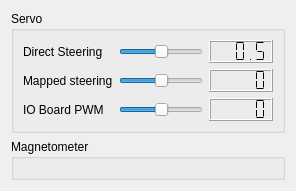
       <widget class="QWidget" name="tab_4">
        <property name="enabled">
         <bool>true</bool>
        </property>
        <attribute name="icon">
         <iconset resource="resources.qrc">
          <normaloff>:/models/Icons/Magnet-96.png</normaloff>:/models/Icons/Magnet-96.png</iconset>
        </attribute>
        <attribute name="title">
         <string/>
        </attribute>
        <attribute name="toolTip">
         <string>Calibration</string>
        </attribute>
        <layout class="QVBoxLayout" name="verticalLayout_9">
         <item>
          <widget class="QGroupBox" name="groupBox_3">
           <property name="title">
            <string>Servo</string>
           </property>
           <layout class="QVBoxLayout" name="verticalLayout_7">
            <item>
             <layout class="QGridLayout" name="gridLayout">
              <item row="0" column="2">
               <widget class="QLCDNumber" name="servoDirectNumber">
                <property name="segmentStyle">
                 <enum>QLCDNumber::Flat</enum>
                </property>
                <property name="value" stdset="0">
                 <double>0.500000000000000</double>
                </property>
               </widget>
              </item>
              <item row="1" column="0">
               <widget class="QLabel" name="label_3">
                <property name="text">
                 <string>Mapped steering</string>
                </property>
               </widget>
              </item>
              <item row="1" column="1">
               <widget class="QSlider" name="servoMappedSlider">
                <property name="minimum">
                 <number>-1000</number>
                </property>
                <property name="maximum">
                 <number>1000</number>
                </property>
                <property name="singleStep">
                 <number>10</number>
                </property>
                <property name="value">
                 <number>0</number>
                </property>
                <property name="orientation">
                 <enum>Qt::Horizontal</enum>
                </property>
               </widget>
              </item>
              <item row="0" column="0">
               <widget class="QLabel" name="label_2">
                <property name="text">
                 <string>Direct Steering</string>
                </property>
               </widget>
              </item>
              <item row="0" column="1">
               <widget class="QSlider" name="servoDirectSlider">
                <property name="minimum">
                 <number>0</number>
                </property>
                <property name="maximum">
                 <number>1000</number>
                </property>
                <property name="singleStep">
                 <number>10</number>
                </property>
                <property name="value">
                 <number>500</number>
                </property>
                <property name="orientation">
                 <enum>Qt::Horizontal</enum>
                </property>
               </widget>
              </item>
              <item row="1" column="2">
               <widget class="QLCDNumber" name="servoMappedNumber">
                <property name="segmentStyle">
                 <enum>QLCDNumber::Flat</enum>
                </property>
                <property name="value" stdset="0">
                 <double>0.000000000000000</double>
                </property>
               </widget>
              </item>
              <item row="2" column="0">
               <widget class="QLabel" name="label_9">
                <property name="text">
                 <string>IO Board PWM</string>
                </property>
               </widget>
              </item>
              <item row="2" column="1">
               <widget class="QSlider" name="ioBoardPwmSlider">
                <property name="maximum">
                 <number>1000</number>
                </property>
                <property name="singleStep">
                 <number>10</number>
                </property>
                <property name="value">
                 <number>500</number>
                </property>
                <property name="orientation">
                 <enum>Qt::Horizontal</enum>
                </property>
               </widget>
              </item>
              <item row="2" column="2">
               <widget class="QLCDNumber" name="ioBoardPwmNumber">
                <property name="segmentStyle">
                 <enum>QLCDNumber::Flat</enum>
                </property>
               </widget>
              </item>
             </layout>
            </item>
           </layout>
          </widget>
         </item>
         <item>
          <widget class="QGroupBox" name="groupBox_2">
           <property name="sizePolicy">
            <sizepolicy hsizetype="Preferred" vsizetype="MinimumExpanding">
             <horstretch>0</horstretch>
             <verstretch>0</verstretch>
            </sizepolicy>
           </property>
           <property name="title">
            <string>Magnetometer</string>
           </property>
           <layout class="QGridLayout" name="gridLayout_4">
            <item row="0" column="0">
             <widget class="MagCal" name="magCal" native="true"/>
            </item>
           </layout>
          </widget>
         </item>
        </layout>
       </widget>
